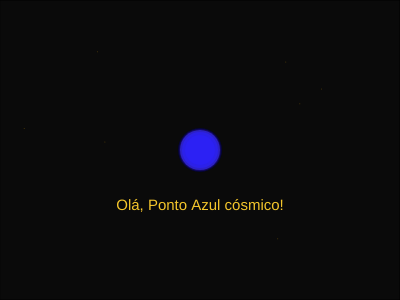
Frame 1 (no input)
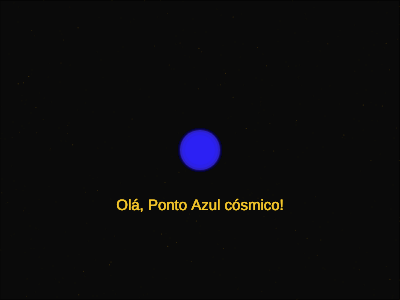
Frame 60 (no input)
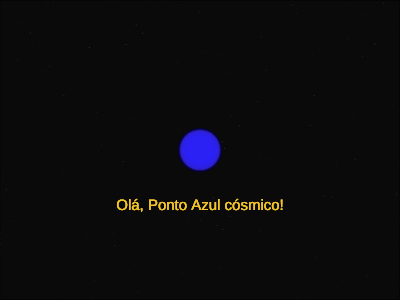
Frame 120 (the mouse pressed at the canvas centre since frame 60)

The p5.js sketch that drew these frames (run headless with seeded random() and noise() and a simulated clock; from frame 60 on, the mouse is pressed at the canvas centre):

// p5.js sketch
// ── sketch.js
function setup() {
  // put setup code here
  createCanvas(400, 300);
  textAlign(CENTER);
  textSize(15);
  strokeWeight(1);
  background(10);
}

function draw() {
  // put drawing code here
  fill(10, 30);
  rect(0, 0, width, height);
  stroke(190, 140, 10, 100);
  for (let i = 0; i < 7; i++) {
    let x = random(width);
    let y = random(height);
    point(x, y);
  }
  noStroke();
  fill(5, 5, 60);
  ellipse(width / 2, height / 2, 44);
  fill(22, 11, 100);
  ellipse(width / 2, height / 2, 42);
  fill(44, 33, 200);
  ellipse(width / 2, height / 2, 40);
  fill(44, 33, 233);
  ellipse(width / 2, height / 2, 36);
  fill(44, 33, 244);
  ellipse(width / 2, height / 2, 30);
  fill(244, 198, 44);
  text("Olá, Ponto Azul cósmico!", width / 2, height / 2 + 60);
}
